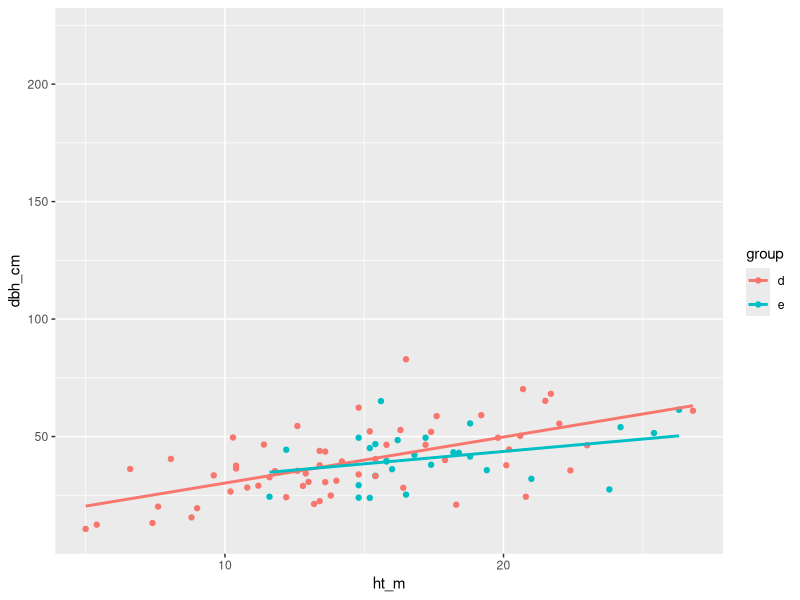
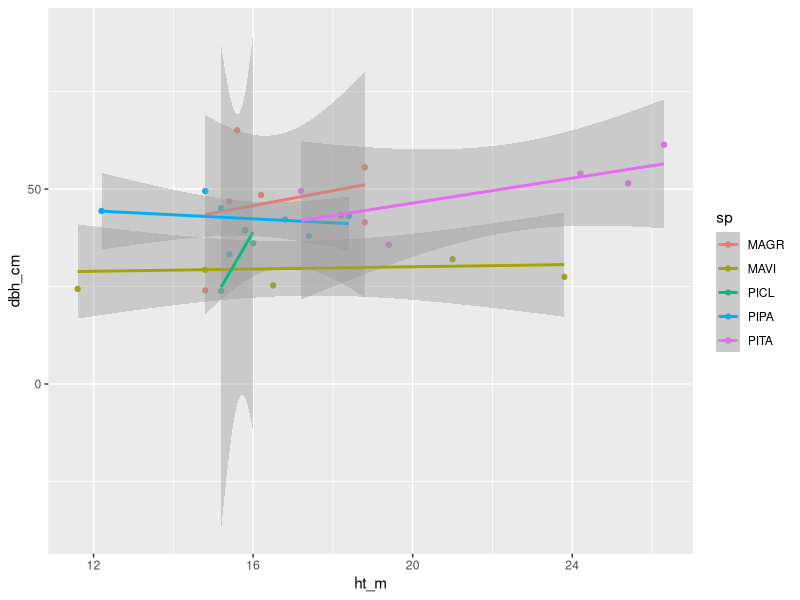
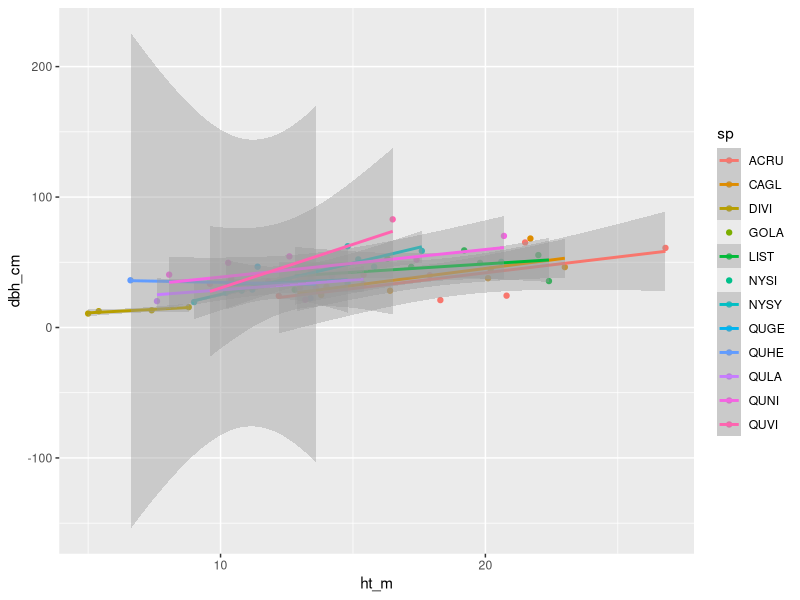

The R script that drew these images, in order: (Note: this script raises an error after producing the figures.)
library(ggplot2)
library(dplyr)

###### Working with Sarah's OSBS dbh/height data

osbs.dbh <- read.csv("supplemental_data/sarah_osbs_data.csv")

# look at data
head(osbs.dbh)

# 
ggplot(osbs.dbh, aes(x = ht_m, y = dbh_cm, color =group))+
     geom_point()+
     geom_smooth(method = lm, se = FALSE)

# subset to pinus palustrus
pine <- subset(osbs.dbh, group == "e")
oak <- subset(osbs.dbh, group == "d")


ggplot(pine, aes(x = ht_m, y = dbh_cm, color = sp))+
     geom_point()+
     geom_smooth(method = lm)
ggplot(oak, aes(x = ht_m, y = dbh_cm, color = sp))+
     geom_point()+
     geom_smooth(method = lm)

lm.pine <- lm(dbh_cm ~ ht_m, data = pine)
lm.oak <- lm(dbh_cm ~ ht_m, data = oak)


coef(lm.pine)
coef(lm.oak)


##### testing function

osbs.dbh$calc.dbh <- calc_dbh(osbs.dbh$ht_m, osbs.dbh$group)


dbh.error <- lm(calc.dbh ~ dbh_cm, data = osbs.dbh)
     
ggplot(osbs.dbh, aes(x = dbh_cm, y = calc.dbh))+
     geom_point()+
     geom_smooth(method = lm)


osbs.dbh$calc.dbh <- calc_dbh(osbs.dbh$ht_m, osbs.dbh$group)
osbs.dbh$biomass.t <- calc_dbh(osbs.dbh$calc.dbh, osbs.dbh$group)
osbs.dbh$biomass.f <- calc_foliar_biomass(osbs.dbh$biomass.t, osbs.dbh$group)

